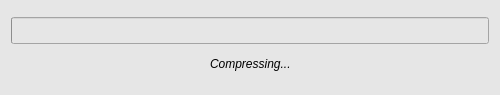
<?xml version="1.0" encoding="UTF-8"?>
<ui version="4.0">
 <class>compressWindow</class>
 <widget class="QWidget" name="compressWindow">
  <property name="geometry">
   <rect>
    <x>0</x>
    <y>0</y>
    <width>500</width>
    <height>95</height>
   </rect>
  </property>
  <property name="minimumSize">
   <size>
    <width>500</width>
    <height>95</height>
   </size>
  </property>
  <property name="maximumSize">
   <size>
    <width>500</width>
    <height>16777215</height>
   </size>
  </property>
  <property name="font">
   <font>
    <family>FreeSans</family>
    <pointsize>10</pointsize>
    <weight>50</weight>
    <bold>false</bold>
    <stylestrategy>PreferAntialias</stylestrategy>
    <kerning>true</kerning>
   </font>
  </property>
  <property name="windowTitle">
   <string>Compress</string>
  </property>
  <property name="windowIcon">
   <iconset>
    <normaloff>icons/compress_icon.svg</normaloff>icons/compress_icon.svg</iconset>
  </property>
  <property name="styleSheet">
   <string notr="true">QWidget {
	background-color: rgb(230,230,230);
}</string>
  </property>
  <layout class="QGridLayout" name="gridLayout">
   <item row="0" column="0">
    <layout class="QVBoxLayout" name="verticalLayout">
     <item>
      <widget class="QProgressBar" name="progressBar">
       <property name="minimumSize">
        <size>
         <width>0</width>
         <height>27</height>
        </size>
       </property>
       <property name="maximumSize">
        <size>
         <width>16777215</width>
         <height>27</height>
        </size>
       </property>
       <property name="font">
        <font>
         <family>FreeSans</family>
         <pointsize>10</pointsize>
         <weight>50</weight>
         <bold>false</bold>
         <kerning>true</kerning>
        </font>
       </property>
       <property name="value">
        <number>0</number>
       </property>
       <property name="textVisible">
        <bool>false</bool>
       </property>
      </widget>
     </item>
     <item>
      <layout class="QHBoxLayout" name="horizontalLayout_2">
       <item>
        <spacer name="horizontalSpacer_2">
         <property name="orientation">
          <enum>Qt::Horizontal</enum>
         </property>
         <property name="sizeHint" stdset="0">
          <size>
           <width>40</width>
           <height>20</height>
          </size>
         </property>
        </spacer>
       </item>
       <item>
        <widget class="QLabel" name="label">
         <property name="minimumSize">
          <size>
           <width>0</width>
           <height>27</height>
          </size>
         </property>
         <property name="maximumSize">
          <size>
           <width>16777215</width>
           <height>27</height>
          </size>
         </property>
         <property name="font">
          <font>
           <italic>true</italic>
          </font>
         </property>
         <property name="text">
          <string>Compressing...</string>
         </property>
        </widget>
       </item>
       <item>
        <spacer name="horizontalSpacer_6">
         <property name="orientation">
          <enum>Qt::Horizontal</enum>
         </property>
         <property name="sizeHint" stdset="0">
          <size>
           <width>40</width>
           <height>20</height>
          </size>
         </property>
        </spacer>
       </item>
      </layout>
     </item>
    </layout>
   </item>
  </layout>
 </widget>
 <resources/>
 <connections/>
</ui>
